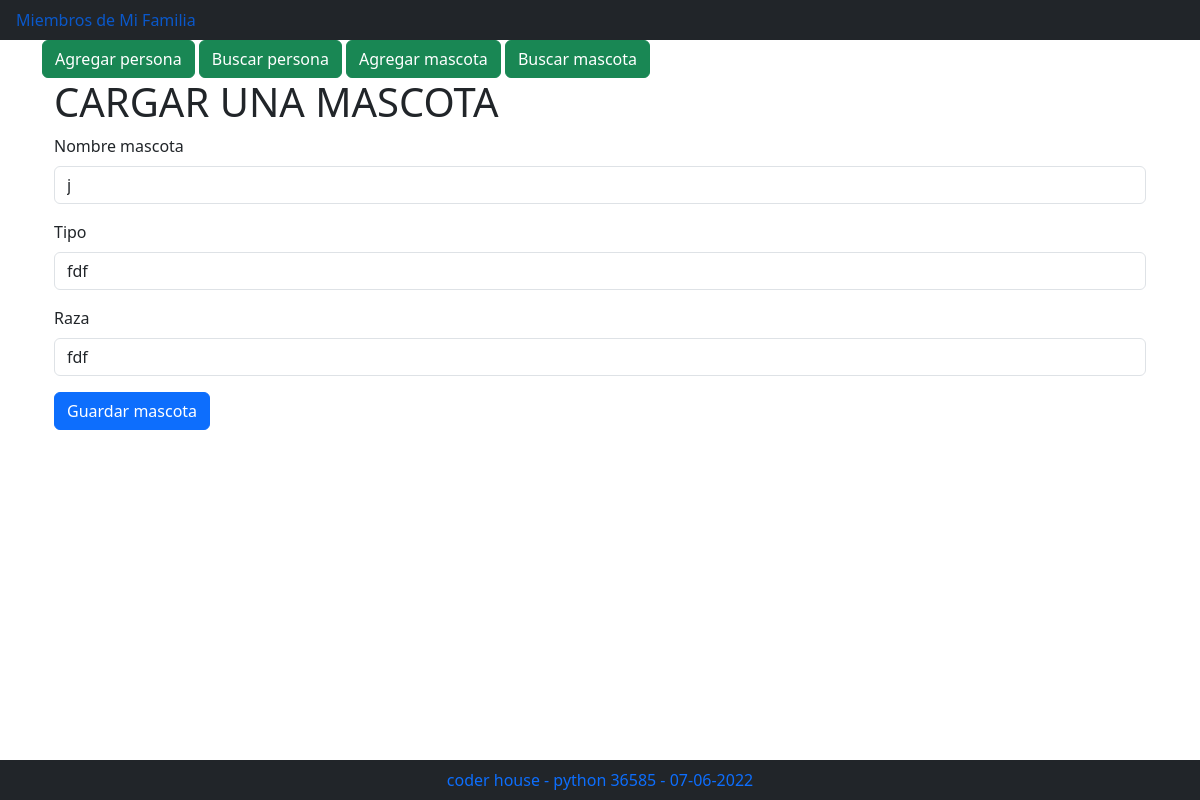
The page /actualizar_mascota/2 on the database its author committed.
### familia/models.py (models this page shows)
class Mascota(models.Model):
    nombre_mascota = models.CharField(max_length=100)
    tipo = models.CharField(max_length=100)
    raza = models.CharField(max_length=100)

### familia/views.py (the view, shortened to what this page needs)
# urls.py: path('actualizar_mascota/<identificador>', views.actualizar_mascota, name="actualizar_mascota"),
def actualizar_mascota(request, identificador):
    if request.method == "GET":
        mascota = get_object_or_404(Mascota, pk=int(identificador))
        initial = {
            "id": mascota.id,
            "nombre_mascota": mascota.nombre_mascota,
            "tipo": mascota.tipo,
            "raza": mascota.raza,
        }
        form_actualizar = ActualizarMascotaForm(initial=initial)
        return render(request, 'familia/form_carga_mascota.html', {'form': form_actualizar, 'actualizar': True})

### familia/forms.py
class ActualizarMascotaForm(AgregarMascotaForm):
    id = forms.IntegerField(widget = forms.HiddenInput())

### familia/templates/familia/form_carga_mascota.html (shortened to what this page needs)
{% extends "familia/index.html" %}
{% load django_bootstrap5 %}
{% block cuerpo %}
<div class="container">
   <div class="row">
     <div class="col">
      <h1>CARGAR UNA MASCOTA</h1>
     </div>
     </div>
     <div class="row">
     <div class="col">
     {% if actualizar_mascota %}
         <form action="{% url  'actualizar_mascota'%}" method="post">
     {% else %}
         <form action="{% url  'agregar_mascota'%}" method="post">
     {% endif %}
     {% bootstrap_form form %}
     {% if actualizar_mascota %}
      {% bootstrap_button "Actualizar mascota" button_type="submit" button_class="btn-primary" %}
     {% else %}
      {% bootstrap_button "Guardar mascota" button_type="submit" button_class="btn-primary" %}
     {% endif %}
    </form>
   </div>
  </div>
 </div>
{% endblock %}

### rows shown on the page
Mascota: nombre_mascota "j", tipo "fdf", raza "fdf"
